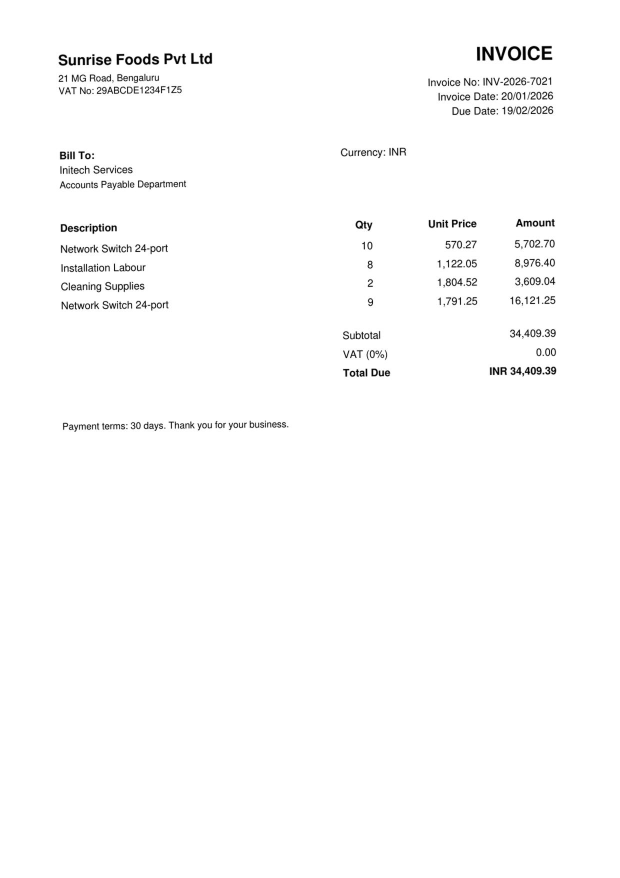
#> input picture backend/evaluation/dataset/photo_01.jpg, 1240 x 1755 px (shown at 1/2 size)
$ python -i preprocessing.py   (imports and definitions only)
#> lines starting #> are read from the running program, lines starting #| are printed output that depends on the picture; after the words box and inside, x2 and y2 are one past the last pixel; in counts of white or black regions, pixels touching at a corner belong together
"""Conditional image preprocessing for OCR.

Each step runs only when a measurement says it is needed, so already-clean
images are not degraded. The original image is never modified.
"""

from __future__ import annotations

from dataclasses import dataclass, field

import cv2
import numpy as np
from PIL import Image

MIN_OCR_WIDTH = 1200
MAX_OCR_SIDE = 5000


@dataclass
class ImageAssessment:
    width: int
    height: int
    contrast: float
    noise: float
    skew_degrees: float


@dataclass
class PreprocessResult:
    image: Image.Image
    steps: list[str] = field(default_factory=list)
    assessment: ImageAssessment | None = None


def _to_gray(image: Image.Image) -> np.ndarray:
    if image.mode not in ("L", "RGB"):
        image = image.convert("RGB")
    arr = np.asarray(image)
    if arr.ndim == 3:
        return cv2.cvtColor(arr, cv2.COLOR_RGB2GRAY)
    return arr.copy()


def estimate_skew(gray: np.ndarray) -> float:
    """Estimate text skew in degrees from the minimum-area rectangle of ink pixels."""
    small = gray
    scale = 1.0
    if max(gray.shape) > 2000:
        scale = 2000 / max(gray.shape)
        small = cv2.resize(gray, None, fx=scale, fy=scale, interpolation=cv2.INTER_AREA)
    _, binary = cv2.threshold(small, 0, 255, cv2.THRESH_BINARY_INV + cv2.THRESH_OTSU)
    ys, xs = np.where(binary > 0)
    if len(xs) < 500:
        return 0.0
    points = np.column_stack((xs, ys)).astype(np.float32)  # (x, y) order for OpenCV
    angle = float(cv2.minAreaRect(points)[-1])
    # The angle convention differs across OpenCV versions; normalise to (-45, 45].
    while angle > 45:
        angle -= 90
    while angle <= -45:
        angle += 90
    return angle


def assess(image: Image.Image) -> ImageAssessment:
    gray = _to_gray(image)
    contrast = float(gray.std())
    # Speckle estimate: mean absolute residual against a 3x3 median filter.
    # Sharp text edges change little under a median filter; salt-and-pepper does.
    noise = float(np.mean(cv2.absdiff(gray, cv2.medianBlur(gray, 3)))) if gray.size else 0.0
    return ImageAssessment(
        width=image.width,
        height=image.height,
        contrast=contrast,
        noise=noise,
        skew_degrees=estimate_skew(gray),
    )


def preprocess_for_ocr(image: Image.Image) -> PreprocessResult:
    assessment = assess(image)
    gray = _to_gray(image)
    steps: list[str] = []

    # Resolution normalization.
    longest = max(gray.shape)
    if gray.shape[1] < MIN_OCR_WIDTH:
        factor = min(3.0, MIN_OCR_WIDTH / max(1, gray.shape[1]))
        gray = cv2.resize(gray, None, fx=factor, fy=factor, interpolation=cv2.INTER_CUBIC)
        steps.append(f"upscale:{factor:.2f}")
    elif longest > MAX_OCR_SIDE:
        factor = MAX_OCR_SIDE / longest
        gray = cv2.resize(gray, None, fx=factor, fy=factor, interpolation=cv2.INTER_AREA)
        steps.append(f"downscale:{factor:.2f}")

    # Contrast improvement only for low-contrast scans.
    if assessment.contrast < 45:
        clahe = cv2.createCLAHE(clipLimit=2.0, tileGridSize=(8, 8))
        gray = clahe.apply(gray)
        steps.append("clahe")

    # Noise reduction only for very noisy images (speckle).
    if assessment.noise > 6:
        gray = cv2.medianBlur(gray, 3)
        steps.append("median_blur")

    # Deskew small rotations; large rotations are handled by orientation detection.
    skew = assessment.skew_degrees
    if 0.5 <= abs(skew) <= 15:
        h, w = gray.shape
        matrix = cv2.getRotationMatrix2D((w / 2, h / 2), skew, 1.0)
        gray = cv2.warpAffine(gray, matrix, (w, h), flags=cv2.INTER_CUBIC, borderMode=cv2.BORDER_REPLICATE)
        steps.append(f"deskew:{skew:.2f}")

    return PreprocessResult(image=Image.fromarray(gray), steps=steps, assessment=assessment)

>>> from PIL import Image
>>> picture = Image.open('../../../evaluation/dataset/photo_01.jpg')
#> picture is the input picture: PIL image 1240x1755 L; min 0, max 255, mean 251.9
>>> result = preprocess_for_ocr(picture)
#> in assess, `contrast = float(gray.std())`: contrast = 23.32
#> in assess, `noise = float(np.mean(cv2.absdiff(gray, cv2.medianBlur(gray, 3)))) if ..`: noise = 0.613
#> in estimate_skew, `_, binary = cv2.threshold(small, 0, 255, cv2.THRESH_BINARY_INV + cv2.T..`:
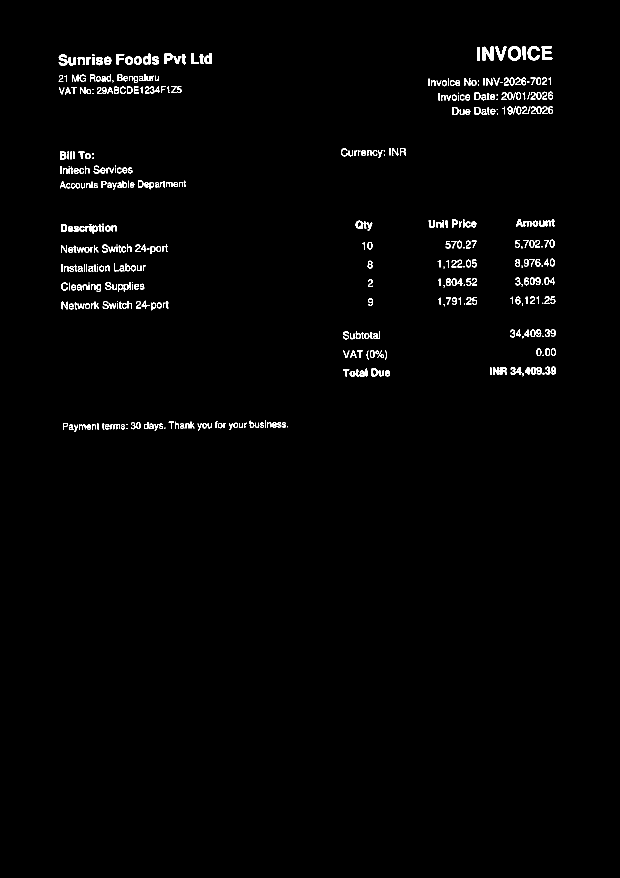
#> binary: shape (1755, 1240) (shown at 1/2 size); 1.4% white in thin lines or dots, all inside (x1, y1, x2, y2) = (117, 92, 1112, 864)
#> in estimate_skew, `points = np.column_stack((xs, ys)).astype(np.float32)`: points = 29475 pairs, first value 117 to 1111, second value 92 to 863
#> in estimate_skew, `angle = float(cv2.minAreaRect(points)[-1])`: angle = -0.971
#> in preprocess_for_ocr, `matrix = cv2.getRotationMatrix2D((w / 2, h / 2), skew, 1.0)`: matrix = [[1, -0.0169, 14.96], [0.0169, 1, -10.38]]
#> in preprocess_for_ocr, `gray = cv2.warpAffine(gray, matrix, (w, h), flags=cv2.INTER_CUBIC, bor..`:
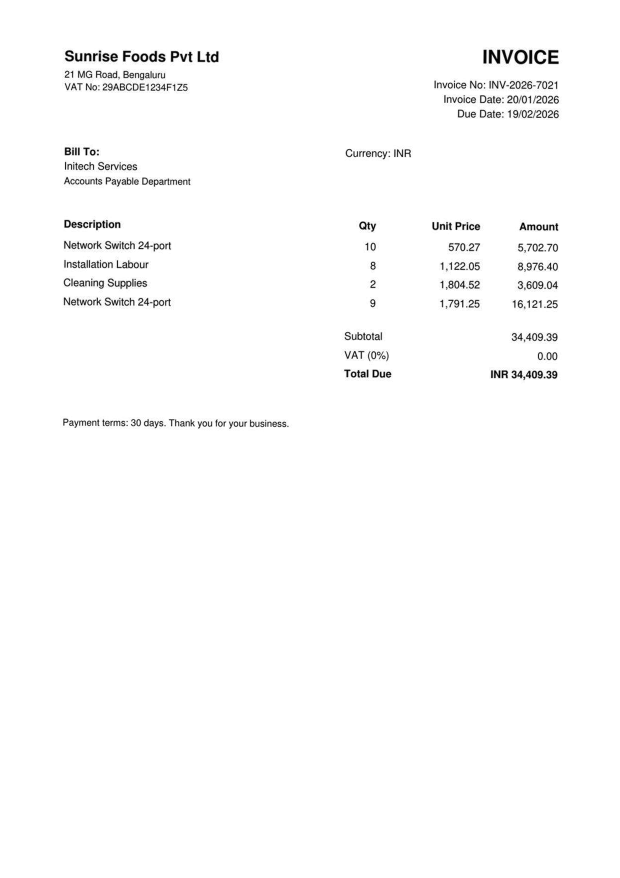
#> gray: shape (1755, 1240) (shown at 1/2 size); min 0, max 255, mean 251.7

$ run again, on backend/evaluation/dataset/photo_02.jpg
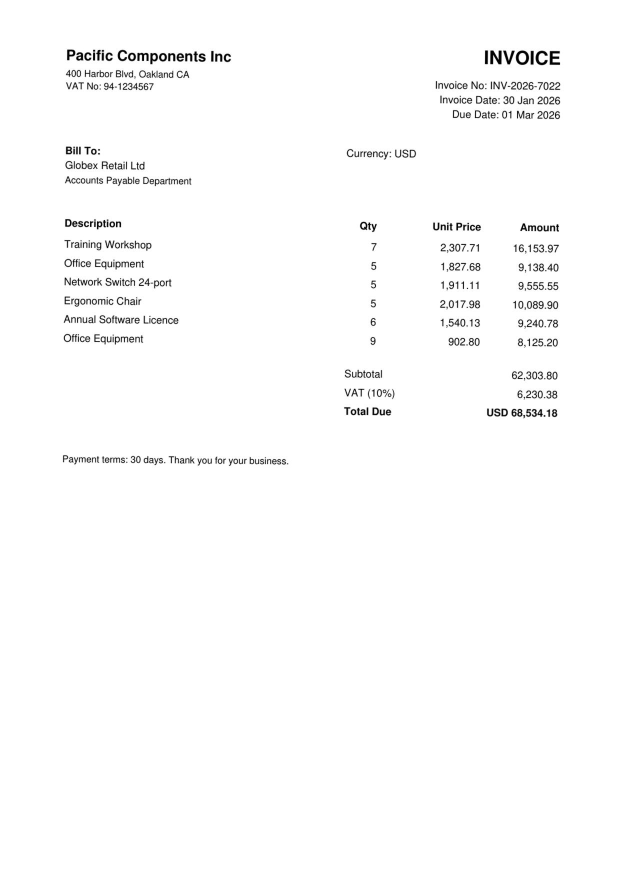
#> input picture backend/evaluation/dataset/photo_02.jpg, 1240 x 1755 px (shown at 1/2 size)
#> picture is the input picture: PIL image 1240x1755 L; min 0, max 255, mean 251.5
#> contrast = 24.82
#> noise = 0.716
#> in estimate_skew, `_, binary = cv2.threshold(small, 0, 255, cv2.THRESH_BINARY_INV + cv2.T..`:
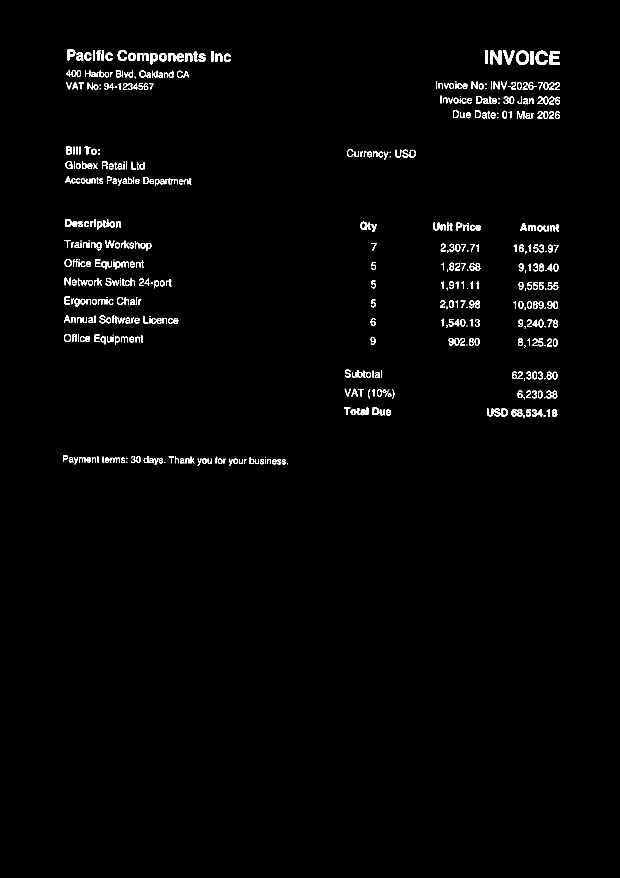
#> binary: shape (1755, 1240) (shown at 1/2 size); 1.6% white in thin lines or dots, all inside (x1, y1, x2, y2) = (126, 99, 1120, 932)
#> points = 33875 pairs, first value 126 to 1119, second value 99 to 931
#> in estimate_skew, `angle = float(cv2.minAreaRect(points)[-1])`: angle = -89.88
#> the loop in estimate_skew, `while angle <= -45:` made 1 pass
#> angle on pass 1: 0.122
#> after the loop in estimate_skew, `while angle <= -45:`: angle = 0.122
